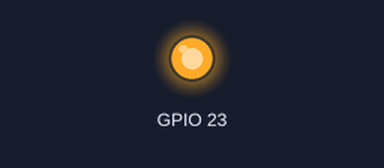
This program was run on a simulated Raspberry Pi (BCM pin numbers). On the bench: output pins drawn as LEDs (lit = HIGH). At 0.0 s the program stops and its outputs stay as they are.

Above: at 0.1 s.
Timing chart, 0 to 1.5 s (numbered marks = the images above):
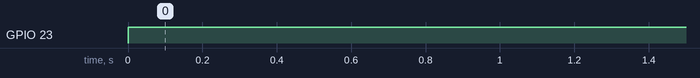

Measured:
- by itself, GPIO 23: LOW → HIGH at 0.00 s

The program:

relay_off.py
```python
#! /usr/bin/python
import RPi.GPIO    as GPIO
#GPIO stands for general purpose input/output ports
import time
#this choices the name convention for the pins
GPIO.setmode(GPIO.BCM)
GPIO.setwarnings(False)
GPIO.setup(23,GPIO.OUT)


GPIO.output(23,GPIO.HIGH)
```
